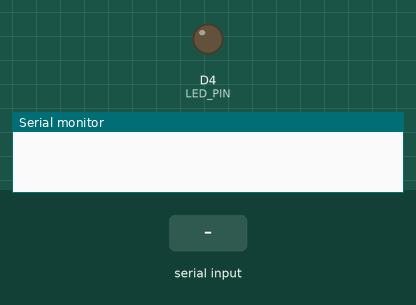
Simulated run of this sketch. Board: ESP8266 (NodeMCU). Parts: output pins drawn as LEDs (lit = HIGH), the last lines printed to the serial monitor. The inputs (shaded band) are chosen by the test bench.

Above: at 1.2 s.
1.3 s: "1" received over the second serial link
At 2.3 s:
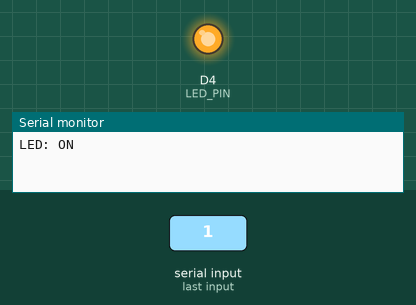
2.8 s: "0" received over the second serial link
At 3.4 s:
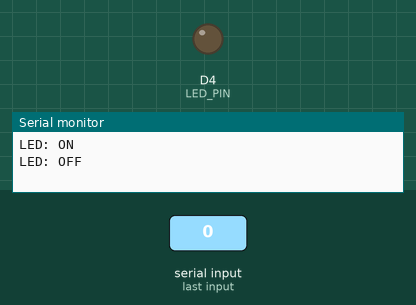
Timing chart, 0 to 5.8 s (numbered marks = the images above; inputs shaded):
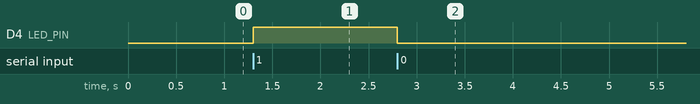

The sketch:

basic_buethooth.ino
```cpp
#include <SoftwareSerial.h>

SoftwareSerial BTserial(D2, D3); // RX, TX pins of HC-05 module

#define LED_PIN D4 // Digital pin for LED control

void setup() {
  Serial.begin(115200);
  BTserial.begin(9600);
  pinMode(LED_PIN, OUTPUT);
}

void loop() {
  if (BTserial.available()) {
    char data = BTserial.read();
    if (data == '1') {
      digitalWrite(LED_PIN, HIGH);
      Serial.println("LED: ON");
    } else if (data == '0') {
      digitalWrite(LED_PIN, LOW);
      Serial.println("LED: OFF");
    }
  }
}
```

Measured:
- after the input at 1.3 s, D4 (LED_PIN): LOW → HIGH at once
- after the input at 2.8 s, D4 (LED_PIN): HIGH → LOW at once
